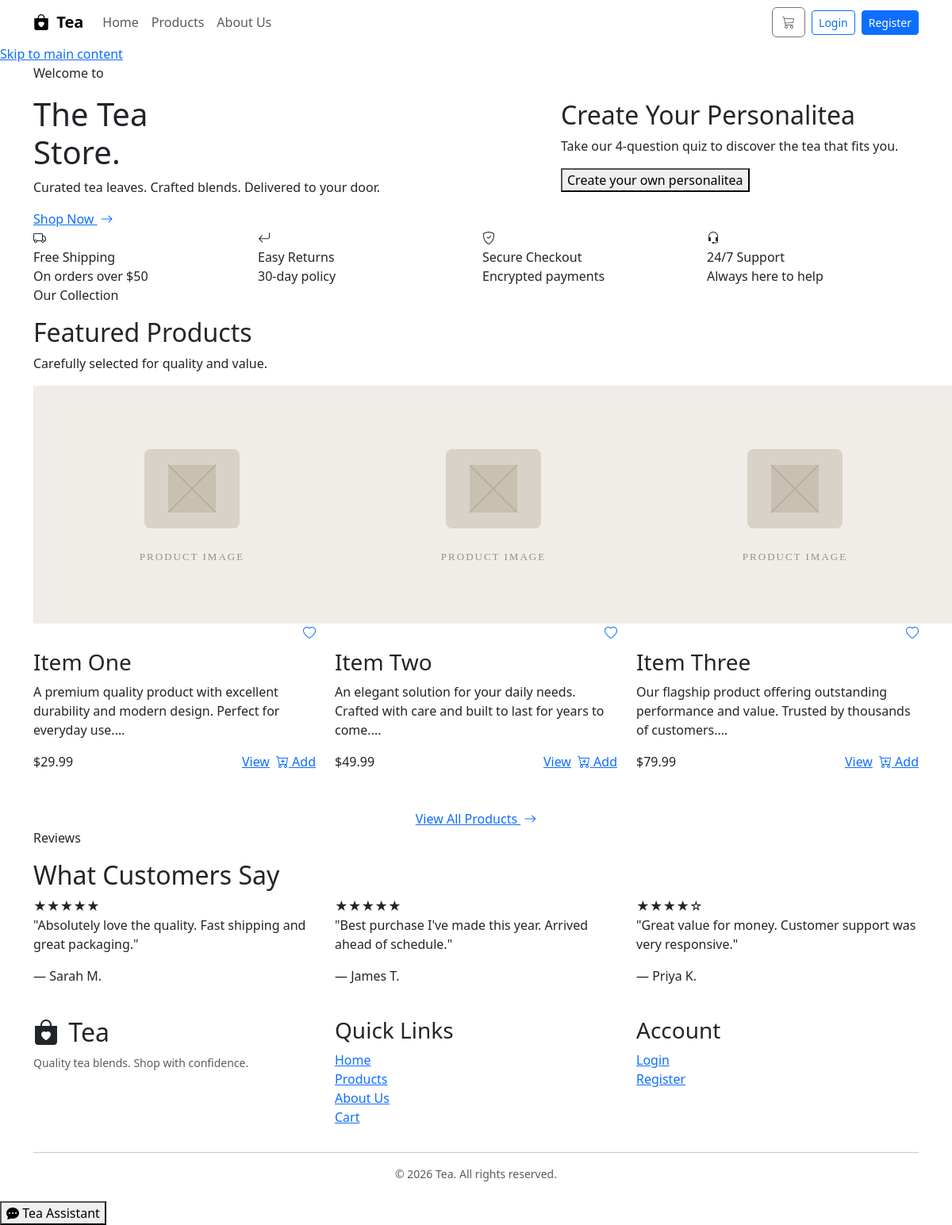
The page / on the database its author committed.
### tables this page shows
CREATE TABLE IF NOT EXISTS products (
    id          INT UNSIGNED AUTO_INCREMENT PRIMARY KEY,
    name        VARCHAR(150)   NOT NULL,
    description TEXT           NOT NULL,
    price       DECIMAL(10,2)  NOT NULL,
    image       VARCHAR(255)   NOT NULL DEFAULT 'placeholder.jpg',
    stock       INT UNSIGNED   NOT NULL DEFAULT 0,
    created_at  DATETIME       NOT NULL DEFAULT CURRENT_TIMESTAMP,
    INDEX idx_name (name)
);

### includes/product_helpers.php (called while the page is built, shortened)
<?php
function getAllProducts(): array {
    $pdo  = getDB();
    $stmt = $pdo->query("SELECT * FROM products ORDER BY created_at DESC");
    return $stmt->fetchAll();
}

### config/app.php (called while the page is built, shortened)
<?php
function e(string $value): string {
    return htmlspecialchars($value, ENT_QUOTES | ENT_HTML5, 'UTF-8');
}
function isLoggedIn(): bool {
    return isset($_SESSION['user_id']);
}

### index.php (the view, shortened to what this page needs)
<?php
require_once __DIR__ . '/config/app.php';
require_once __DIR__ . '/includes/product_helpers.php';
require_once __DIR__ . '/includes/header.php';
$featuredProducts = array_slice(getAllProducts(), 0, 3);
?>
<a href="#main-content" class="skip-link">Skip to main content</a>
<section class="hero" aria-labelledby="hero-heading">
    <div class="container">
        <div class="row align-items-center gy-5">
            <div class="col-lg-6">
                <p class="hero-eyebrow">Welcome to</p>
                <h1 class="hero-title" id="hero-heading">
                    The Tea<br><span>Store.</span>
                </h1>
                <p class="hero-subtitle">
                    Curated tea leaves. Crafted blends. Delivered to your door.
                </p>
                <div class="d-flex gap-3 flex-wrap">
                    <a href="/pages/products.php" class="btn-store">
                        Shop Now <i class="bi bi-arrow-right ms-1" aria-hidden="true"></i>
                    </a>
                    <a href="/pages/about.php" class="btn-store-outline"
                       style="color:#fff;border-color:rgba(255,255,255,0.4);">Our Story</a>
                </div>
            </div>
            <div class="col-lg-5 offset-lg-1">
                <div class="hero-image-block">
                    <div class="quiz-side-box quiz-full" aria-hidden="false">
                        <div class="quiz-side-inner">
                            <h2>Create Your Personalitea</h2>
                            <p>Take our 4-question quiz to discover the tea that fits you.</p>
                            <button id="start-quiz-btn" class="btn-store btn-quiz-cta">Create your own personalitea</button>
                        </div>
                    </div>
                </div>
            </div>
        </div>
    </div>
</section>
<section class="features-strip" aria-label="Store features">
    <div class="container">
        <div class="row g-3 justify-content-center">
            <div class="col-6 col-md-3">
                <div class="feature-item">
                    <span class="feature-icon"><i class="bi bi-truck" aria-hidden="true"></i></span>
                    <div>
                        <div class="feature-text-label">Free Shipping</div>
                        <div class="feature-text-sub">On orders over $50</div>
                    </div>
                </div>
            </div>
            <div class="col-6 col-md-3">
                <div class="feature-item">
                    <span class="feature-icon"><i class="bi bi-arrow-return-left" aria-hidden="true"></i></span>
                    <div>
                        <div class="feature-text-label">Easy Returns</div>
                        <div class="feature-text-sub">30-day policy</div>
                    </div>
                </div>
            </div>
            <div class="col-6 col-md-3">
                <div class="feature-item">
                    <span class="feature-icon"><i class="bi bi-shield-check" aria-hidden="true"></i></span>
                    <div>
                        <div class="feature-text-label">Secure Checkout</div>
                        <div class="feature-text-sub">Encrypted payments</div>
                    </div>
                </div>
            </div>
            <div class="col-6 col-md-3">
                <div class="feature-item">
                    <span class="feature-icon"><i class="bi bi-headset" aria-hidden="true"></i></span>
                    <div>
                        <div class="feature-text-label">24/7 Support</div>
                        <div class="feature-text-sub">Always here to help</div>
                    </div>
                </div>
            </div>
        </div>
    </div>
</section>
<section class="section-pad" aria-labelledby="products-heading">
    <div class="container">
        <div class="section-header">
            <p class="eyebrow">Our Collection</p>
            <h2 id="products-heading">Featured Products</h2>
            <p>Carefully selected for quality and value.</p>
        </div>
        <div class="row g-4">
            <?php foreach ($featuredProducts as $product): ?>
            <div class="col-sm-6 col-lg-4">
                <article class="product-card">
                    <div class="card-img-wrapper">
                        <img src="/assets/images/<?= e($product['image']) ?>"
                             alt="<?= e($product['name']) ?>"
                             loading="lazy"
                             onerror="this.src='/assets/images/placeholder.svg'">
                    </div>
                    <div class="card-body">
                        <div class="d-flex justify-content-end mb-2">
                            <?php if (isLoggedIn()): ?>
                            <button data-like-button="true"
                                    data-product-id="<?= (int)$product['id'] ?>"
                                    class="tea-like-btn<?= in_array((int)$product['id'], $likedProductIds ?? []) ? ' is-liked' : '' ?>"
                                    aria-label="<?= in_array((int)$product['id'], $likedProductIds ?? []) ? 'Unlike' : 'Like' ?> <?= e($product['name']) ?>"
                                    aria-pressed="<?= in_array((int)$product['id'], $likedProductIds ?? []) ? 'true' : 'false' ?>">
                                <i class="bi <?= in_array((int)$product['id'], $likedProductIds ?? []) ? 'bi-heart-fill' : 'bi-heart' ?>" aria-hidden="true"></i>
                            </button>
                            <?php else: ?>
                            <a href="/pages/login.php" class="tea-like-btn" aria-label="Log in to like <?= e($product['name']) ?>">
                                <i class="bi bi-heart" aria-hidden="true"></i>
                            </a>
                            <?php endif; ?>
                        </div>
                        <h3 class="product-name"><?= e($product['name']) ?></h3>
                        <p class="product-desc"><?= e(substr($product['description'], 0, 100)) ?>…</p>
                        <div class="d-flex align-items-center justify-content-between flex-wrap gap-2">
                            <span class="product-price">$<?= number_format($product['price'], 2) ?></span>
                            <div class="d-flex gap-2">
                                <a href="/pages/product_detail.php?id=<?= (int)$product['id'] ?>"
                                   class="btn-store-outline btn-sm">View</a>
                                <?php if (isLoggedIn()): ?>
                                <form method="POST" action="/pages/cart_action.php" data-ajax-cart="true">
                                    <input type="hidden" name="product_id" value="<?= (int)$product['id'] ?>">
                                    <input type="hidden" name="action" value="add">
                                    <input type="hidden" name="csrf_token" value="<?= $csrf ?>">
                                    <button type="submit" class="btn-store btn-sm">
                                        <i class="bi bi-cart-plus" aria-hidden="true"></i> Add
                                    </button>
                                </form>
                                <?php else: ?>
                                <a href="/pages/login.php" class="btn-store btn-sm">
                                    <i class="bi bi-cart-plus" aria-hidden="true"></i> Add
                                </a>
                                <?php endif; ?>
                            </div>
                        </div>
                    </div>
                </article>
            </div>
            <?php endforeach; ?>
        </div>
        <div class="text-center mt-5">
            <a href="/pages/products.php" class="btn-store">
                View All Products <i class="bi bi-arrow-right ms-1" aria-hidden="true"></i>
            </a>
        </div>
    </div>
</section>
<section class="section-pad-sm"
         style="background:var(--color-surface);border-top:1px solid var(--color-border);"
         aria-labelledby="reviews-heading">
    <div class="container">
        <div class="section-header">
            <p class="eyebrow">Reviews</p>
            <h2 id="reviews-heading">What Customers Say</h2>
        </div>
        <div class="row g-4">
            <div class="col-md-4">
                <div class="testimonial-card">
                    <div class="testimonial-stars" role="img" aria-label="5 stars">★★★★★</div>
                    <p class="testimonial-quote">"Absolutely love the quality. Fast shipping and great packaging."</p>
                    <p class="testimonial-author">— Sarah M.</p>
                </div>
            </div>
            <div class="col-md-4">
                <div class="testimonial-card">
                    <div class="testimonial-stars" role="img" aria-label="5 stars">★★★★★</div>
                    <p class="testimonial-quote">"Best purchase I've made this year. Arrived ahead of schedule."</p>
                    <p class="testimonial-author">— James T.</p>
                </div>
            </div>
            <div class="col-md-4">
                <div class="testimonial-card">
                    <div class="testimonial-stars" role="img" aria-label="4 stars">★★★★☆</div>
                    <p class="testimonial-quote">"Great value for money. Customer support was very responsive."</p>
                    <p class="testimonial-author">— Priya K.</p>
                </div>
            </div>
        </div>
    </div>
</section>
<?php require_once __DIR__ . '/includes/footer.php'; ?>

### rows shown on the page
products: name "Item One", description "A premium quality product with excellent durability and modern design. Perfect for everyday use.", price "29.99"
products: name "Item Two", description "An elegant solution for your daily needs. Crafted with care and built to last for years to come.", price "49.99"
products: name "Item Three", description "Our flagship product offering outstanding performance and value. Trusted by thousands of customers.", price "79.99"

### other values the page prints
SITE_NAME "Tea"
